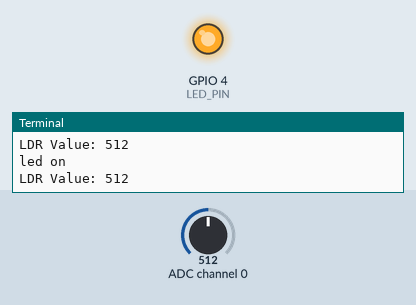
Simulated run of this program. Board: Raspberry Pi (BCM pin numbers). Parts: output pins drawn as LEDs (lit = HIGH), the last lines printed to the terminal. The inputs (shaded band) are chosen by the test bench; at power-on: ADC channel 0 = 512 (analog values on the 0–1023 scale).

Above: at 1.2 s.
1.3 s: ADC channel 0 set to 524
At 2.9 s:
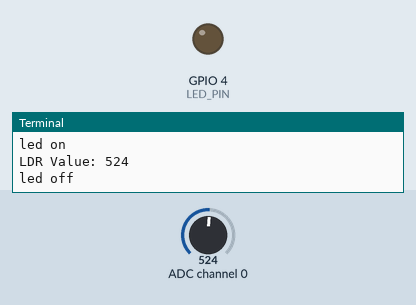
5.0 s: ADC channel 0 set to 511
At 6.4 s:
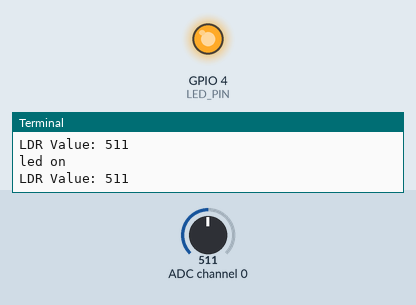
7.0 s: ADC channel 0 set to 716
At 8.0 s:
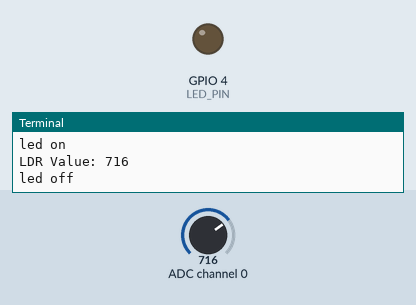
Timing chart, 0 to 10.0 s (numbered marks = the images above; inputs shaded):
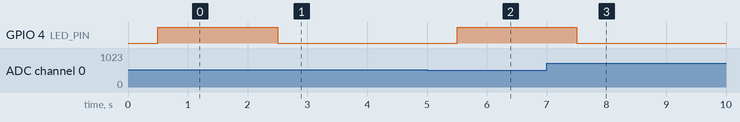

The program:

LDR_task.py
```python
import spidev
import time
import RPi.GPIO as GPIO
LED_PIN = 4

GPIO.setmode(GPIO.BCM) #GPIO.BCM or GPIO.BOARD
GPIO.setup(LED_PIN , GPIO.OUT) # GPIO.OUT or GPIO.IN

#SPI 인스턴스 생성
spi = spidev.SpiDev()

#SPI 통신 시작
spi.open(0 , 0) # bus: 0, dev: 0

# SPI 최대 통신 속도
spi.max_speed_hz = 100000

# analog -> digital 변환
def analog_read(channel):
  # [byte_1, byte_2, byte_3]
  # byte_1 : 1
  # byte_2 : channel(0) + 8 : 0000 1000 -> 1000 0000
  # byte_3 : 0
  ret = spi.xfer2([1, (8 + channel) << 4, 0])
  adc_out = ((ret[1] & 3) << 8) + ret[2]
  return adc_out

try:
    while True:
        ldr_value= analog_read(0)
        print("LDR Value: %d"% ldr_value)
        time.sleep(0.5)
        if ldr_value>512:

            GPIO.output(LED_PIN, GPIO.LOW)
            print("led off")
            time.sleep(0.5)

        else:

           GPIO.output(LED_PIN, GPIO.HIGH)
           print("led on")
           time.sleep(0.5)

finally:
    spi,close()
```

Measured:
- the behaviour switches between 512 and 513 on ADC channel 0 (found by bisection; images 0 and 1)
- after the input at 1.3 s, GPIO 4 (LED_PIN): HIGH → LOW after 1.2 s
- after the input at 5.0 s, GPIO 4 (LED_PIN): LOW → HIGH after 0.50 s
- after the input at 7.0 s, GPIO 4 (LED_PIN): HIGH → LOW after 0.51 s
